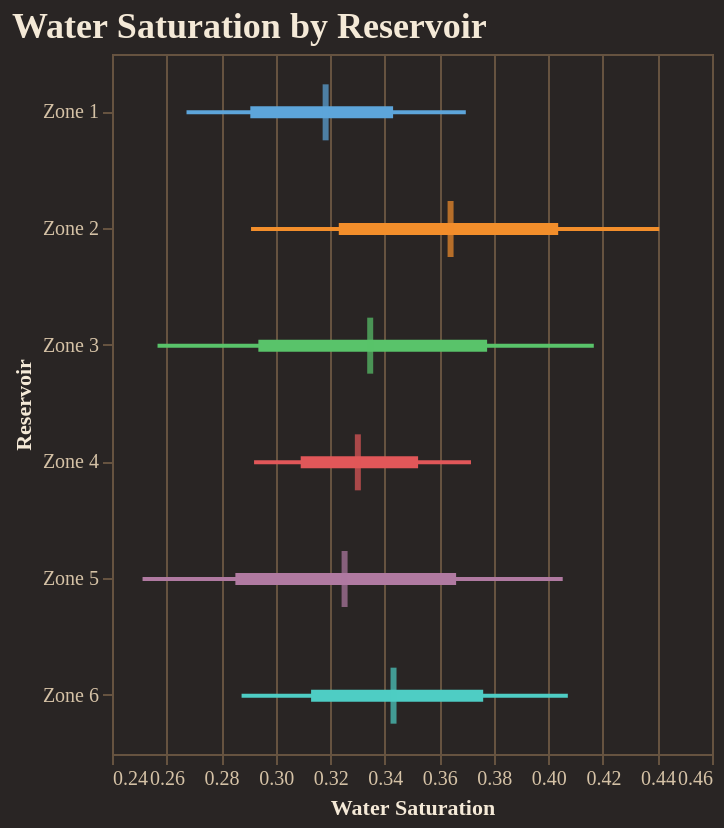

This figure's notebook cell:
### Code cell
fig = reporter.plotter.forest_plot(
    "Water Saturation", 
    backend=PLOTTING_BACKEND
)
fig.show()

### Figure 1 — Vega-Lite specification as saved in the notebook (floating-point values rounded to 4 significant figures)
{"config": {"background": "#292524", "view": {"fill": "#292524", "stroke": "#665340"}, "title": {"color": "#f4e9d7", "font": "Merriweather", "fontSize": 18, "fontWeight": 600, "subtitleColor": "#d5c2a6", "anchor": "start"}, "axis": {"domainColor": "#665340", "gridColor": "#665340", "tickColor": "#665340", "labelColor": "#d5c2a6", "titleColor": "#f4e9d7", "labelFont": "Merriweather", "titleFont": "Merriweather"}, "legend": {"titleColor": "#f4e9d7", "labelColor": "#d5c2a6", "labelFont": "Merriweather", "titleFont": "Merriweather", "orient": "top-right", "symbolType": "circle"}, "header": {"labelColor": "#d5c2a6", "titleColor": "#f4e9d7", "labelFont": "Merriweather", "titleFont": "Merriweather"}, "mark": {"color": "#c78d3b"}, "line": {"color": "#c78d3b"}, "bar": {"color": "#c78d3b"}, "point": {"color": "#ddb06d"}, "area": {"color": "#c78d3b", "opacity": 0.35}, "text": {"color": "#f4e9d7", "font": "Merriweather"}, "range": {"category": ["#5DA5DA", "#F28E2B", "#59C36A", "#E15759", "#B07AA1", "#4ECDC4", "#FF9DA7", "#EDC948"]}}, "layer": [{"mark": {"type": "rule", "strokeWidth": 2}, "encoding": {"color": {"field": "group", "legend": null, "type": "nominal"}, "x": {"field": "p10", "scale": {"zero": false}, "title": "Water Saturation", "type": "quantitative"}, "x2": {"field": "p90"}, "y": {"field": "group", "sort": ["Zone 1", "Zone 2", "Zone 3", "Zone 4", "Zone 5", "Zone 6"], "title": "Reservoir", "type": "nominal"}}}, {"mark": {"type": "rule", "strokeWidth": 6}, "encoding": {"color": {"field": "group", "legend": null, "type": "nominal"}, "x": {"field": "p25", "scale": {"zero": false}, "title": "Water Saturation", "type": "quantitative"}, "x2": {"field": "p75"}, "y": {"field": "group", "sort": ["Zone 1", "Zone 2", "Zone 3", "Zone 4", "Zone 5", "Zone 6"], "title": "Reservoir", "type": "nominal"}}}, {"mark": {"type": "tick", "color": "black", "size": 28, "thickness": 3}, "encoding": {"color": {"field": "group", "legend": null, "type": "nominal"}, "tooltip": [{"field": "group", "title": "Group", "type": "nominal"}, {"field": "p10", "title": "P10", "type": "quantitative"}, {"field": "p25", "title": "P25", "type": "quantitative"}, {"field": "median", "title": "Median", "type": "quantitative"}, {"field": "p75", "title": "P75", "type": "quantitative"}, {"field": "p90", "title": "P90", "type": "quantitative"}], "x": {"field": "median", "scale": {"zero": false}, "title": "Water Saturation", "type": "quantitative"}, "y": {"field": "group", "sort": ["Zone 1", "Zone 2", "Zone 3", "Zone 4", "Zone 5", "Zone 6"], "title": "Reservoir", "type": "nominal"}}}], "data": {"name": "data-37c4424eae35bd8a4b5407fa96a24a81"}, "height": 350, "title": "Water Saturation by Reservoir", "width": "container", "$schema": "https://vega.github.io/schema/vega-lite/v5.20.1.json", "datasets": {"data-37c4424eae35bd8a4b5407fa96a24a81": [{"group": "Zone 1", "p10": 0.2673, "p25": 0.2907, "median": 0.3183, "p75": 0.3431, "p90": 0.3697}, {"group": "Zone 2", "p10": 0.291, "p25": 0.3232, "median": 0.3641, "p75": 0.4036, "p90": 0.4407}, {"group": "Zone 3", "p10": 0.2567, "p25": 0.2937, "median": 0.3347, "p75": 0.3775, "p90": 0.4167}, {"group": "Zone 4", "p10": 0.2921, "p25": 0.3092, "median": 0.3301, "p75": 0.3522, "p90": 0.3716}, {"group": "Zone 5", "p10": 0.2512, "p25": 0.2852, "median": 0.3253, "p75": 0.3662, "p90": 0.4053}, {"group": "Zone 6", "p10": 0.2875, "p25": 0.313, "median": 0.3432, "p75": 0.3761, "p90": 0.4071}]}}
